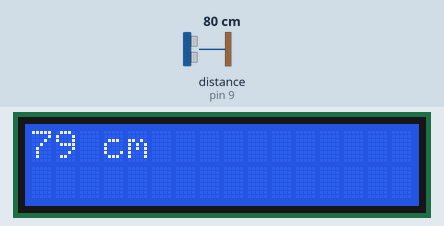
This sketch was run on a simulated Arduino Uno, built with avr-gcc and run on an emulated ATmega328P. Parts: 16×2 character LCD. Wiring (inferred from the names in the program): ultrasonic range finder: trigger pin 8; echo pin 9. The inputs (shaded band) are chosen by the test bench; at power-on: distance to the obstacle (sensor on pin 9) 80 cm. The echo pulse lasts 58.3 µs per cm; what the sketch prints to the serial monitor is not drawn.

Above: at 1.2 s.
1.3 s: distance to the obstacle (sensor on pin 9) set to 2 cm
At 6.3 s:
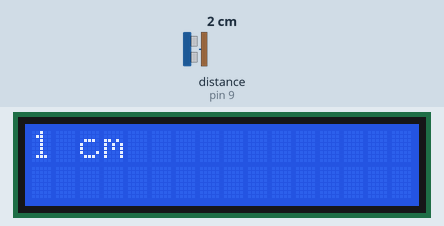
7.6 s: distance to the obstacle (sensor on pin 9) set to 4 cm
At 11.0 s:
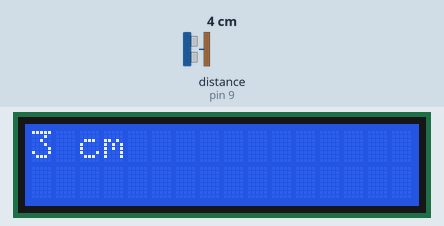
13.9 s: distance to the obstacle (sensor on pin 9) set to 9 cm
At 17.0 s:
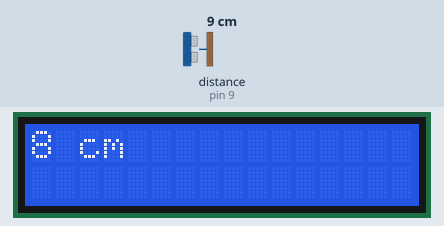
Timing chart, 0 to 18.5 s (numbered marks = the images above; inputs shaded):
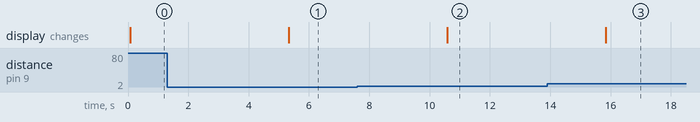

Measured:
- after the input at 1.3 s, the display: changes after 4.0 s (image 1)
- after the input at 7.6 s, the display: changes after 3.0 s (image 2)
- after the input at 13.9 s, the display: changes after 1.9 s (image 3)

The sketch:

ene.ino
```cpp
int trigPin = 8;
int echoPin = 9;
int checkDelay = 250;
int distance;
int distPrc;
int distTotal;
int duration, dist;
// include the library code:
#include <LiquidCrystal.h>

// initialize the library by associating any needed LCD interface pin
// with the arduino pin number it is connected to
const int rs = 12, en = 11, d4 = 5, d5 = 4, d6 = 3, d7 = 2;
LiquidCrystal lcd(rs, en, d4, d5, d6, d7);
int calib, C1, C2, C3;


void GetDist(){
  digitalWrite(trigPin, HIGH); //send out pulse
  delayMicroseconds(1000);
  digitalWrite(trigPin, LOW); //end pulse
  duration = pulseIn(echoPin, HIGH); //read how long it takes pulse to come back
  dist = (duration/2) / 29.1; // calculate distance; speed of sound is 29.1 microseconds/cm
  distance = dist;
  if(dist >= 200 || dist <= 0){
    Serial.println("out of range");
  }
  else{
    lcd.clear();
    lcd.print(dist);
    lcd.print(" cm");
    Serial.print(dist);
    Serial.println(" cm");
  }

  delay(checkDelay);
}

void getGPS(){
  // mock GPS coordinates
  Serial.println("48.46"); //lat of UVIC
  Serial.println("123.31"); //long of UVIC

  delay(5000);
}

void setup() {
  lcd.noAutoscroll();
  pinMode(trigPin, OUTPUT);
  pinMode(echoPin, INPUT);

  Serial.begin(9600);

  lcd.begin(0, 0);

}

void loop() {
  GetDist();
  getGPS();
}
```
